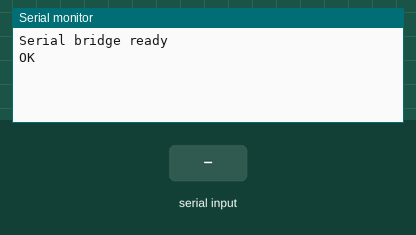
This sketch was run on a simulated Arduino Mega 2560, built with avr-gcc and run on an emulated ATmega2560. Parts: the last lines printed to the serial monitor. The test bench sets the inputs (shaded band). The modem accepts every AT command (registered, SIM ready, sends succeed) and sends nothing else.

Above: at 3.2 s.
3.3 s: "1" received over the second serial link
At 3.7 s:
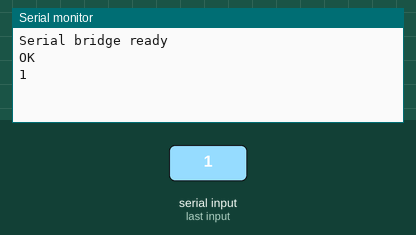
4.8 s: "0" received over the second serial link
At 6.1 s:
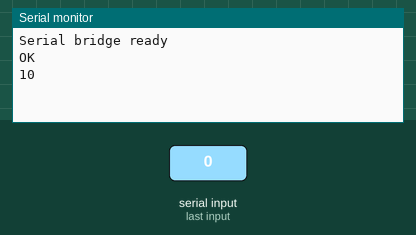

The sketch:

arduino_side_serial_test.ino
```cpp
void setup() {
  Serial.begin(9600);      // Communication with PC
  Serial3.begin(9600);     // Communication with ESP32
  Serial.println("Serial bridge ready");
  delay(2000);
  Serial3.println("AT");   // Test AT command
}

void loop() {
  while (Serial3.available()) Serial.write(Serial3.read());
  while (Serial.available()) Serial3.write(Serial.read());
}
```

Measured:
- after the input at 3.3 s, the serial monitor: prints a new line at once (image 1)
- after the input at 4.8 s, the serial monitor: prints a new line at once (image 2)
